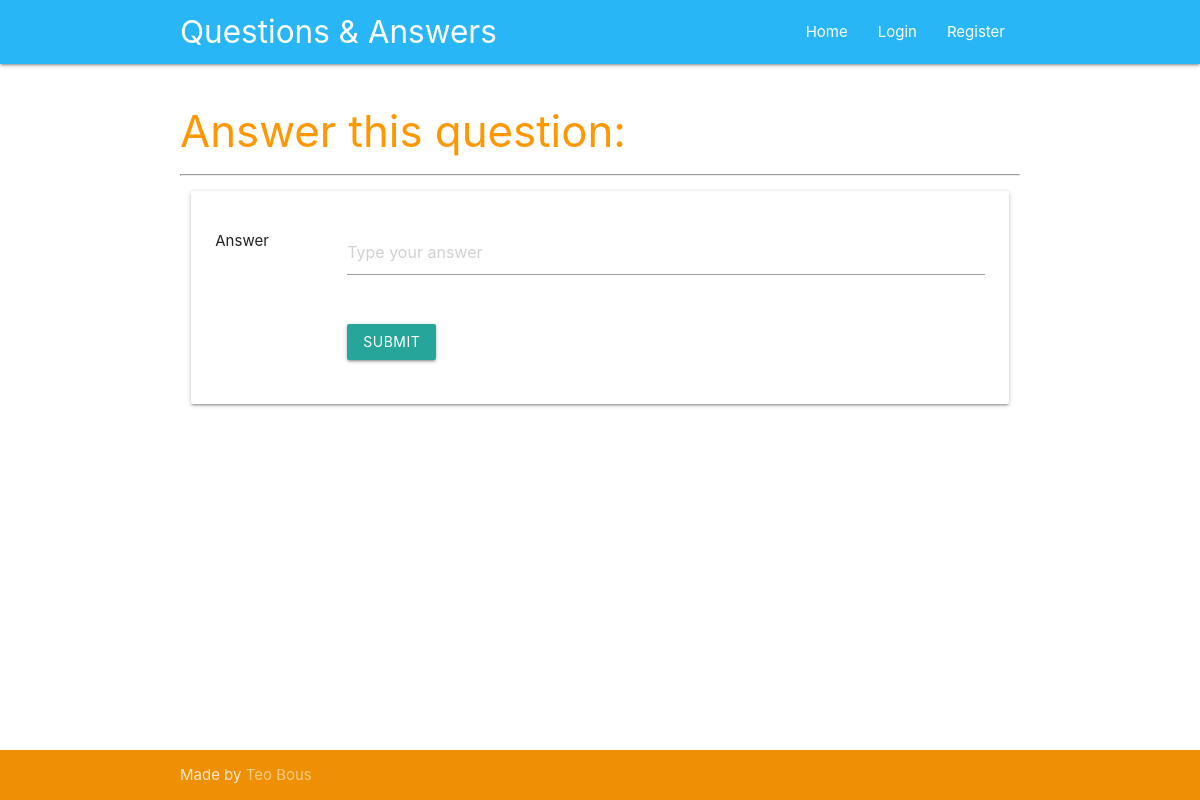
Before: /answer/4 with the older database file.
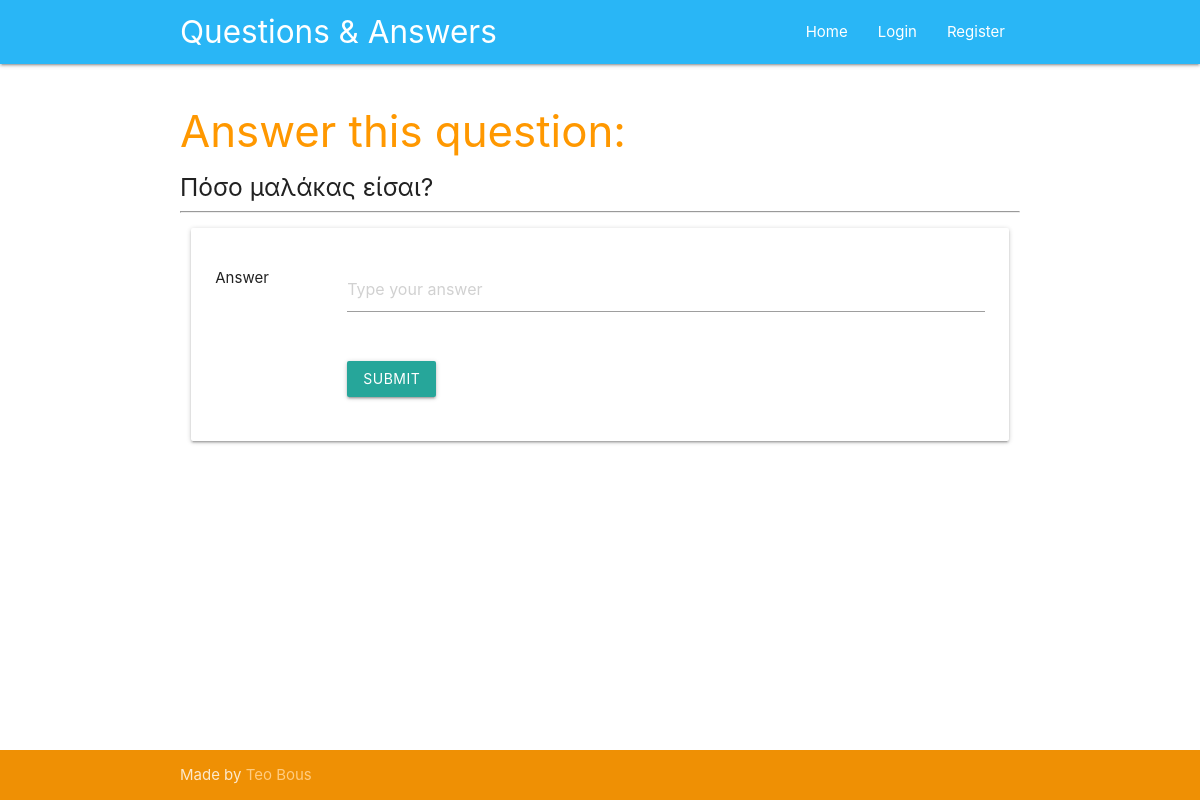
After: the same page with the newer database file.
### tables this page shows
CREATE TABLE questions (
    id integer primary key autoincrement,
    question_text text not null,
    answer_text text,
    asked_by_id integer not null,
    expert_id integer not null
);

### app.py (the view)
@app.route('/answer/<question_id>', methods=['GET', 'POST'])
def answer(question_id):
	user = get_current_user()
	db = get_db()
	if request.method == 'POST':
		db.execute('update questions set answer_text = ? where id = ?', [request.form['answer_text'], question_id ])
		db.commit()
		return redirect(url_for('unanswered'))
	query = 'select id, question_text from questions where id = ?'
	question_cur = db.execute(query, [question_id])
	question = question_cur.fetchone()
	return render_template('answer.html', user=user, question=question)

### app.py (called while the page is built)
def get_current_user():
	user_result = None
	if 'user' in session:
		user = session['user']
		db = get_db()
		query = 'select id, name, password, expert, admin from users where name = ?'
		user_cur = db.execute(query, [user])
		user_result = user_cur.fetchone()
	return user_result

### database.py (called while the page is built)
def connect_db():
	sql = sqlite3.connect('data.db')
	sql.row_factory = sqlite3.Row
	return sql

def get_db():
	if not hasattr(g, 'sqlite_db'):
		g.sqlite_db = connect_db()
	return g.sqlite_db

### templates/answer.html (shortened to what this page needs)
{% extends 'base.html' %}
{% block content %}
    <div class="section">
      <div class="container">
        <h3 class="header orange-text">Answer this question:</h3>
        <h5>{{question.question_text}}</h5>
        <hr>
        <div class="row ">
          <form class="col s12" action="{{ url_for('answer', question_id = question.id) }}" method="POST">
            <div class="card-panel ">
              <div class="row">
                <div class="col s2">
                  <p>Answer</p>
                </div>
                <div class="input-field col s10">
                  <textarea placeholder="Type your answer" id="textarea1" name="answer_text" class="materialize-textarea"></textarea>
                </div>
              </div>
              <div class="row">
                <div class="col s12 offset-s2">
                  <button class="btn waves-effect waves-light" type="submit" name="action">Submit</button>
                </div>
              </div>
            </div>
          </form>
        </div>
      </div>
    </div>
{% endblock %}

Changed rows visible on the page:
added questions: question_text "Πόσο μαλάκας είσαι?"
